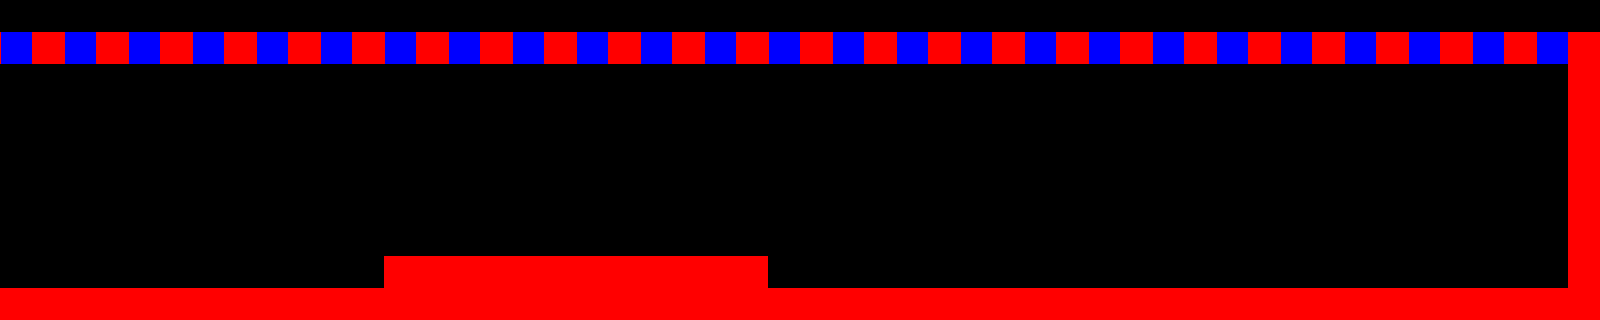

Rendered tile map (Tiled .tmx) drawn with the repository's tilesets; below, a short description and the full map source, tile grids included:
An orthogonal 50x10 tile map with 32x32 px tiles, 3 tile layers (Normal, Portal-test2, Portal-test).

<map version="2017.05.26" orientation="orthogonal" renderorder="right-down" width="50" height="10" tilewidth="32" tileheight="32" nextobjectid="5">
 <properties>
  <property name="Revive" value="100-100" />
 </properties>
 <tileset firstgid="1" source="Hummus's Test Tileset.tsx" />
 <layer name="Normal" width="50" height="10">
  <data encoding="csv">
0,0,0,0,0,0,0,0,0,0,0,0,0,0,0,0,0,0,0,0,0,0,0,0,0,0,0,0,0,0,0,0,0,0,0,0,0,0,0,0,0,0,0,0,0,0,0,0,0,0,
2,1,2,1,2,1,2,1,2,1,2,1,2,1,2,1,2,1,2,1,2,1,2,1,2,1,2,1,2,1,2,1,2,1,2,1,2,1,2,1,2,1,2,1,2,1,2,1,2,1,
0,0,0,0,0,0,0,0,0,0,0,0,0,0,0,0,0,0,0,0,0,0,0,0,0,0,0,0,0,0,0,0,0,0,0,0,0,0,0,0,0,0,0,0,0,0,0,0,0,1,
0,0,0,0,0,0,0,0,0,0,0,0,0,0,0,0,0,0,0,0,0,0,0,0,0,0,0,0,0,0,0,0,0,0,0,0,0,0,0,0,0,0,0,0,0,0,0,0,0,1,
0,0,0,0,0,0,0,0,0,0,0,0,0,0,0,0,0,0,0,0,0,0,0,0,0,0,0,0,0,0,0,0,0,0,0,0,0,0,0,0,0,0,0,0,0,0,0,0,0,1,
0,0,0,0,0,0,0,0,0,0,0,0,0,0,0,0,0,0,0,0,0,0,0,0,0,0,0,0,0,0,0,0,0,0,0,0,0,0,0,0,0,0,0,0,0,0,0,0,0,1,
0,0,0,0,0,0,0,0,0,0,0,0,0,0,0,0,0,0,0,0,0,0,0,0,0,0,0,0,0,0,0,0,0,0,0,0,0,0,0,0,0,0,0,0,0,0,0,0,0,1,
0,0,0,0,0,0,0,0,0,0,0,0,0,0,0,0,0,0,0,0,0,0,0,0,0,0,0,0,0,0,0,0,0,0,0,0,0,0,0,0,0,0,0,0,0,0,0,0,0,1,
0,0,0,0,0,0,0,0,0,0,0,0,1,1,1,1,1,1,1,1,1,1,1,1,0,0,0,0,0,0,0,0,0,0,0,0,0,0,0,0,0,0,0,0,0,0,0,0,0,1,
1,1,1,1,1,1,1,1,1,1,1,1,1,1,1,1,1,1,1,1,1,1,1,1,1,1,1,1,1,1,1,1,1,1,1,1,1,1,1,1,1,1,1,1,1,1,1,1,1,1
</data>
 </layer>
 <objectgroup name="Enemies" />
 <layer name="Portal-test2" width="50" height="10">
  <properties>
   <property name="Cost" value="1" />
   <property name="x" value="1504" />
   <property name="y" value="100" />
  </properties>
  <data encoding="csv">
0,0,0,0,0,0,0,0,0,0,0,0,0,0,0,0,0,0,0,0,0,0,0,0,0,0,0,0,0,0,0,0,0,0,0,0,0,0,0,0,0,0,0,0,0,0,0,0,0,0,
0,0,0,0,0,0,0,0,0,0,0,0,0,0,0,0,0,0,0,0,0,0,0,0,0,0,0,0,0,0,0,0,0,0,0,0,0,0,0,0,0,0,0,0,0,0,0,0,0,0,
0,0,0,0,0,0,0,0,0,0,0,0,0,0,0,0,0,0,0,0,0,0,0,0,0,0,0,0,0,0,0,0,0,0,0,0,0,0,0,0,0,0,0,0,0,0,0,0,0,0,
0,0,0,0,0,0,0,0,0,0,0,0,0,0,0,0,0,0,0,0,0,0,0,0,0,0,0,0,0,0,0,0,0,0,0,0,0,0,0,0,0,0,0,0,0,0,0,0,0,0,
0,0,0,0,0,0,0,0,0,0,0,0,0,0,0,0,0,0,0,0,0,0,0,0,0,0,0,0,0,0,0,0,0,0,0,0,0,0,0,0,0,0,0,0,0,0,0,0,0,0,
0,0,0,0,0,0,0,0,0,0,0,0,0,0,0,0,0,0,0,0,0,0,0,0,0,0,0,0,0,0,0,0,0,0,0,0,0,0,0,0,0,0,0,0,0,0,0,0,0,0,
0,0,0,0,0,0,0,0,0,0,0,0,0,0,0,0,0,0,0,0,0,0,0,0,0,0,0,0,0,0,0,0,0,0,0,0,0,0,0,0,0,0,0,0,0,0,0,0,0,0,
0,0,0,0,0,0,0,0,0,0,0,0,0,0,0,0,0,0,0,0,0,0,0,0,0,0,0,0,0,0,0,0,0,0,0,0,0,0,0,0,0,0,0,0,0,0,0,0,0,0,
0,0,0,0,0,0,0,0,0,0,0,0,0,0,0,0,0,0,0,0,0,0,0,0,0,0,0,0,0,0,0,0,0,0,0,0,0,0,0,0,0,0,0,0,0,0,0,0,3,0,
0,0,0,0,0,0,0,0,0,0,0,0,0,0,0,0,0,0,0,0,0,0,0,0,0,0,0,0,0,0,0,0,0,0,0,0,0,0,0,0,0,0,0,0,0,0,0,0,0,0
</data>
 </layer>
 <layer name="Portal-test" width="50" height="10">
  <properties>
   <property name="Cost" value="1" />
   <property name="x" value="100" />
   <property name="y" value="100" />
  </properties>
  <data encoding="csv">
0,0,0,0,0,0,0,0,0,0,0,0,0,0,0,0,0,0,0,0,0,0,0,0,0,0,0,0,0,0,0,0,0,0,0,0,0,0,0,0,0,0,0,0,0,0,0,0,0,0,
0,0,0,0,0,0,0,0,0,0,0,0,0,0,0,0,0,0,0,0,0,0,0,0,0,0,0,0,0,0,0,0,0,0,0,0,0,0,0,0,0,0,0,0,0,0,0,0,0,0,
0,0,0,0,0,0,0,0,0,0,0,0,0,0,0,0,0,0,0,0,0,0,0,0,0,0,0,0,0,0,0,0,0,0,0,0,0,0,0,0,0,0,0,0,0,0,0,0,0,0,
0,0,0,0,0,0,0,0,0,0,0,0,0,0,0,0,0,0,0,0,0,0,0,0,0,0,0,0,0,0,0,0,0,0,0,0,0,0,0,0,0,0,0,0,0,0,0,0,0,0,
0,0,0,0,0,0,0,0,0,0,0,0,0,0,0,0,0,0,0,0,0,0,0,0,0,0,0,0,0,0,0,0,0,0,0,0,0,0,0,0,0,0,0,0,0,0,0,0,0,0,
0,0,0,0,0,0,0,0,0,0,0,0,0,0,0,0,0,0,0,0,0,0,0,0,0,0,0,0,0,0,0,0,0,0,0,0,0,0,0,0,0,0,0,0,0,0,0,0,0,0,
0,0,0,0,0,0,0,0,0,0,0,0,0,0,0,0,0,0,0,0,0,0,0,0,0,0,0,0,0,0,0,0,0,0,0,0,0,0,0,0,0,0,0,0,0,0,0,0,0,0,
0,0,0,0,0,0,0,0,0,0,0,0,0,0,0,0,0,0,0,0,0,0,0,0,0,0,0,0,0,0,0,0,0,0,0,0,0,0,0,0,0,0,0,0,0,0,0,0,0,0,
3,0,0,0,0,0,0,0,0,0,0,0,0,0,0,0,0,0,0,0,0,0,0,0,0,0,0,0,0,0,0,0,0,0,0,0,0,0,0,0,0,0,0,0,0,0,0,0,0,0,
0,0,0,0,0,0,0,0,0,0,0,0,0,0,0,0,0,0,0,0,0,0,0,0,0,0,0,0,0,0,0,0,0,0,0,0,0,0,0,0,0,0,0,0,0,0,0,0,0,0
</data>
 </layer>
</map>